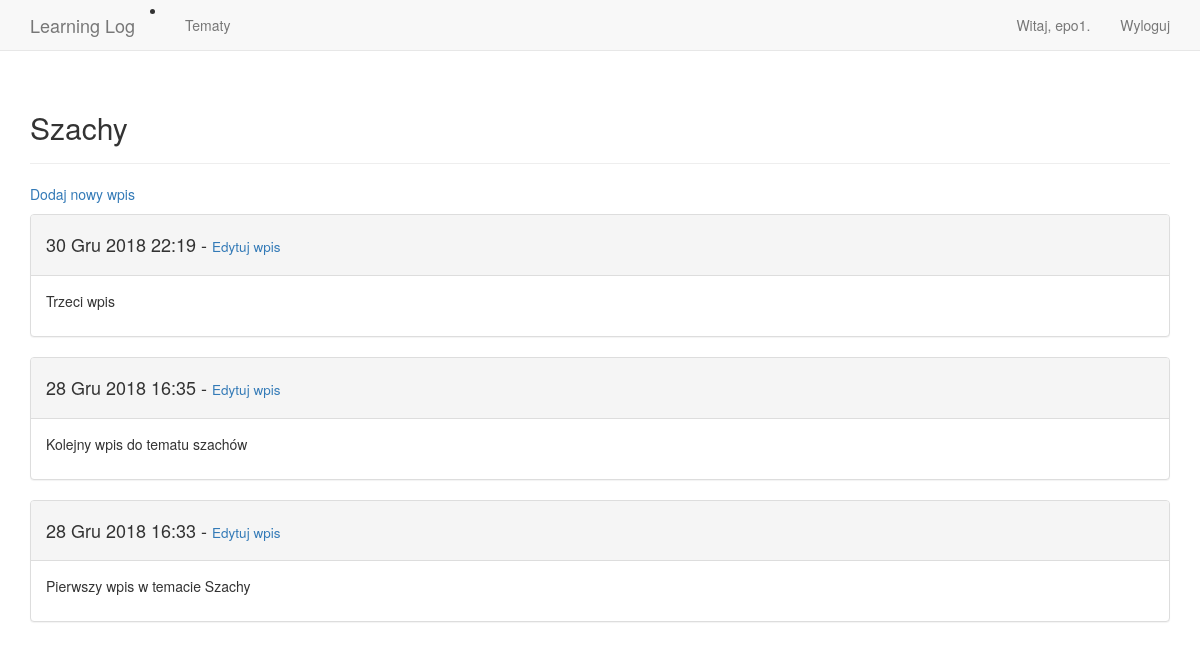
Before: /topics/1/ (signed in) with the older database file.
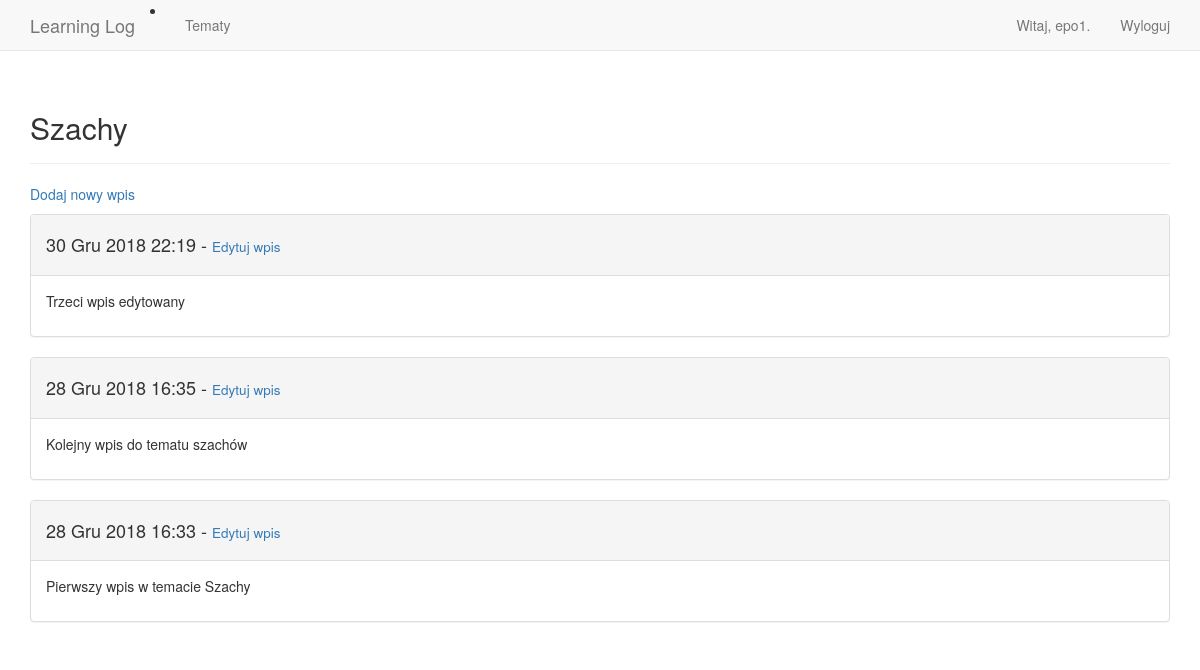
After: the same page with the newer database file.
### learning_logs/models.py (models this page shows, shortened)
class Topic(models.Model):
    text = models.CharField(max_length=200)
    date_added = models.DateTimeField(auto_now_add=True)
    owner = models.ForeignKey(User, on_delete=models.CASCADE)
    def __str__(self):
        return self.text

class Entry(models.Model):
    topic = models.ForeignKey(Topic , on_delete=models.CASCADE)
    text = models.TextField()
    date_added = models.DateTimeField(auto_now_add=True)
    class Meta:
        verbose_name_plural = 'entries'

### learning_logs/views.py (the view)
# urls.py: path('topics/<int:topic_id>/', views.topic, name='topic'),
@login_required
def topic(request, topic_id):
    topic = Topic.objects.get(id=topic_id)
    check_topic_owner(request,topic)
    entries = topic.entry_set.order_by('-date_added')
    context = {'topic': topic, 'entries': entries}
    return render(request, 'learning_logs/topic.html', context)

### learning_logs/views.py (called while the page is built)
def check_topic_owner(request, topic):
    if topic.owner != request.user:
        raise Http404

### learning_logs/templates/learning_logs/topic.html
{% extends 'learning_logs/base.html' %}
{% block header %}
  <h2>{{ topic }}</h2>
{% endblock header %}
{% block content %}
  <p>
    <a href="{% url 'learning_logs:new_entry' topic.id %}">Dodaj nowy wpis</a>
  </p>
    {% for entry in entries %}
      <div class="panel panel-default">
        <div class="panel-heading">
          <h4>
            {{ entry.date_added|date:'d M Y H:i' }} -
            <small>
              <a href="{% url 'learning_logs:edit_entry' entry.id %}">Edytuj wpis</a>
            </small>
          </h4>
        </div>
        <div class="panel-body">
          {{ entry.text|linebreaks }}
        </div>
      </div>
    {% empty %}
      Nie ma jeszcze żadnego wpisu dla tego tematu.
    {% endfor %}
{% endblock content %}

### learning_logs/templates/learning_logs/base.html (shortened to what this page needs)
{% load bootstrap3 %}
<!DOCTYPE html>
<html lang="pl">
  <head>
    {% bootstrap_css %}
  </head>
  <body>
    <nav class="navbar navbar-default navbar-static-top">
      <div class="container">
        <div class="navbar-header">
          <li><a class="navbar-brand" href="{% url 'learning_logs:index' %}">
            Learning Log
          </a></li>
        </div>
        <div id="navbar" class="navbar-collapse collapse">
          <ul class="nav navbar-nav">
            <li><a href="{% url 'learning_logs:topics' %}">Tematy</a></li>
          </ul>
          <ul class="nav navbar-nav navbar-right">
            {% if user.is_authenticated %}
              <li><a>Witaj, {{ user.username }}.</a></li>
              <li><a href="{% url 'users:logout' %}">Wyloguj</a></li>
            {% else %}
              <li><a href="{% url 'users:register' %}">Rejestracja</a></li>
              <li><a href="{% url 'users:login' %}">Zaloguj</a></li>
            {% endif %}
          </ul>
        </div>
      </div>
    </nav>
    <div class="container">
      <div class="page-header">
        {% block header %}{% endblock header %}
      </div>
      <div>
        {% block content %}{% endblock content %}
      </div>
    </div>
  </body>
</html>

Changed rows visible on the page:
changed Entry: text "Trzeci wpis" → "Trzeci wpis edytowany"
